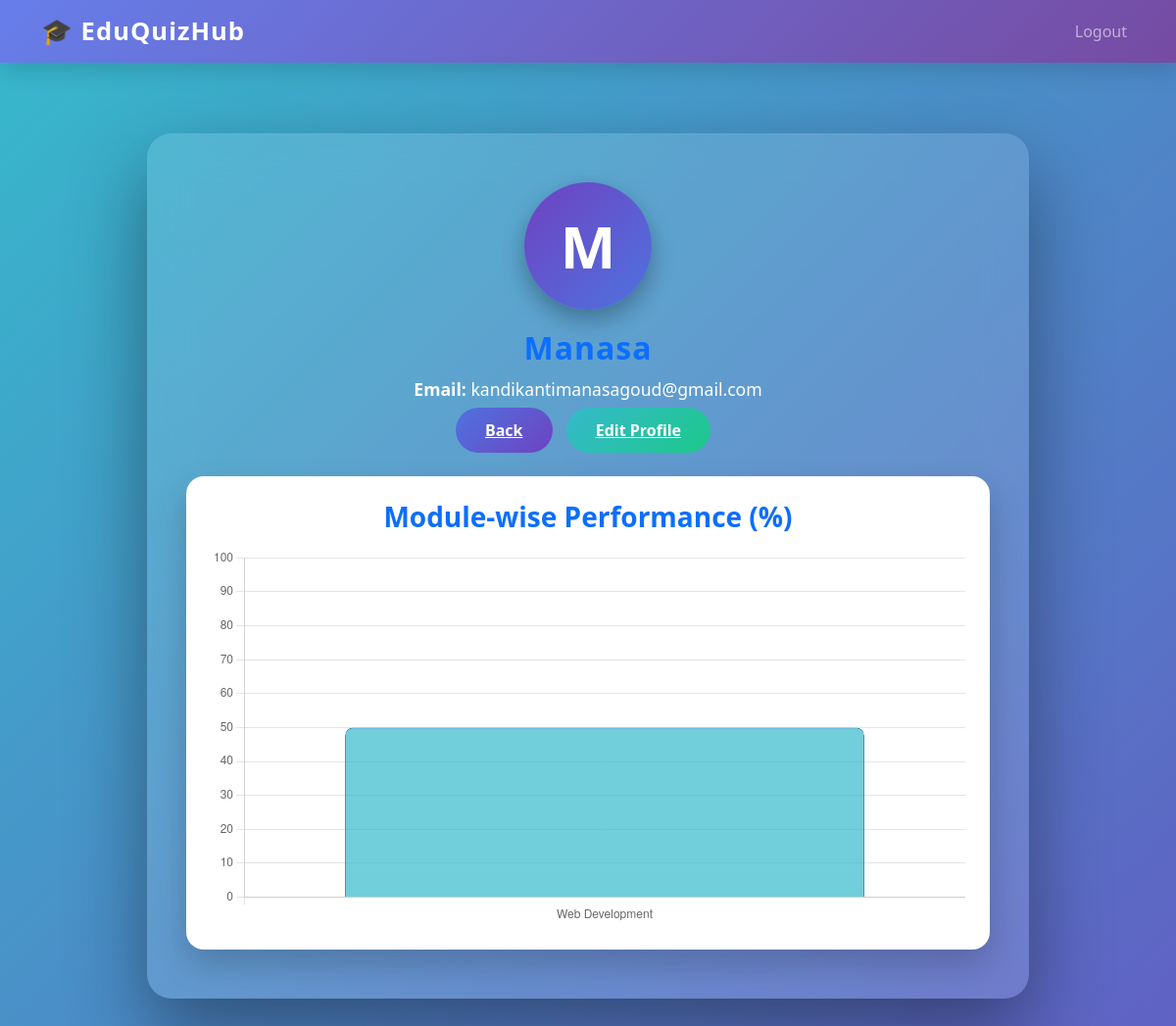
/student/profile (signed in), run on an earlier commit of the app's database.
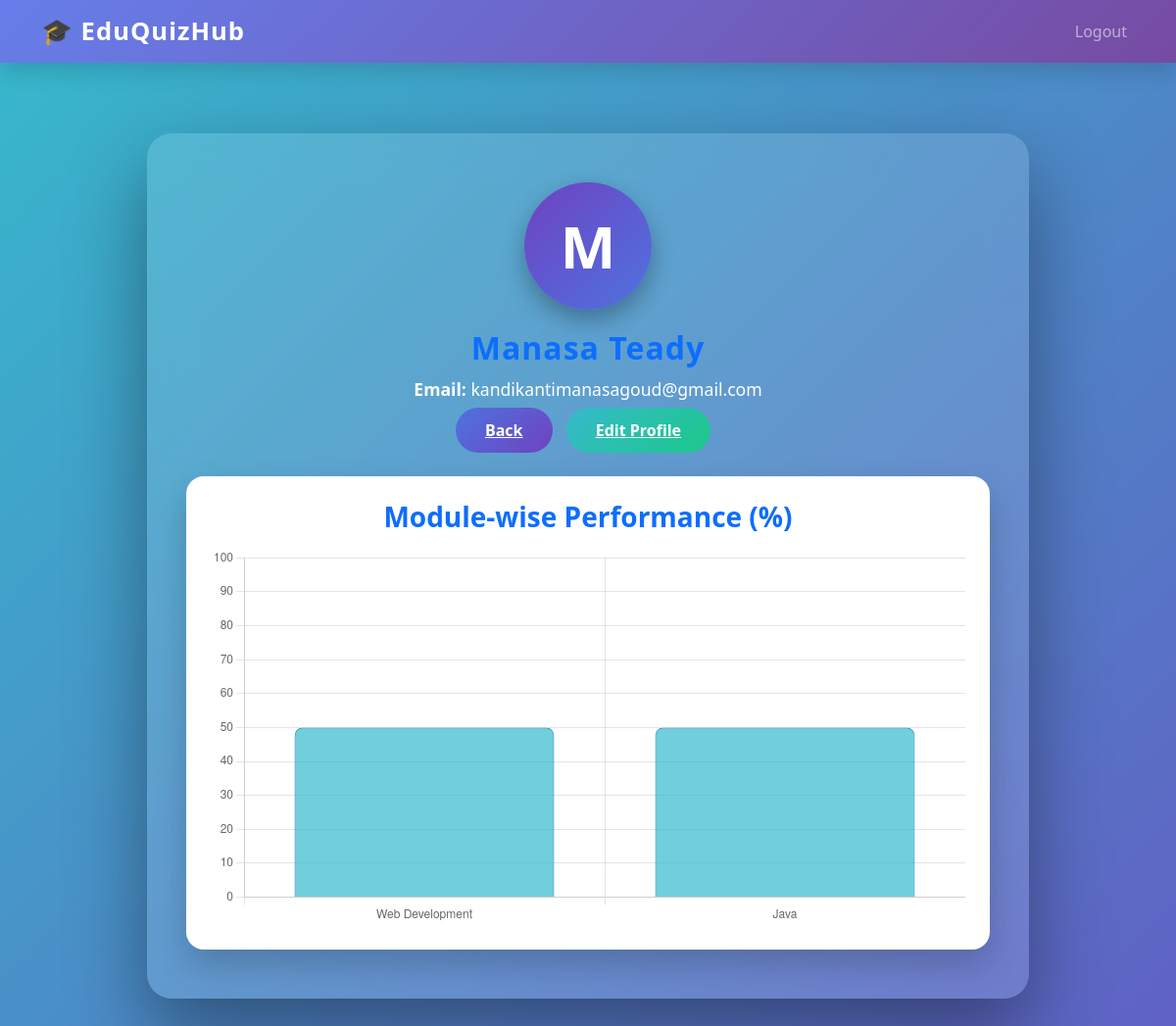
And on a later commit of the database.
### tables this page shows
CREATE TABLE users (
    id INTEGER PRIMARY KEY AUTOINCREMENT,
    name TEXT NOT NULL,
    email TEXT UNIQUE NOT NULL,
    password TEXT NOT NULL,
    role TEXT NOT NULL
);

### app.py (the view)
@app.route("/student/profile")
def student_profile():
    if session.get("role") != "student":
        return redirect(url_for("login"))
    user_id = session["user_id"]
    conn = get_db_connection()
    student = conn.execute("SELECT * FROM users WHERE id = ?", (user_id,)).fetchone()
    modules = conn.execute("SELECT * FROM modules").fetchall()
    module_labels = []
    module_scores = []
    for m in modules:
        attempts = conn.execute("""
            SELECT a.score, a.total_questions
            FROM attempts a
            JOIN quizzes q ON a.quiz_id = q.id
            WHERE a.student_id=? AND q.module_id=?
        """, (user_id, m['id'])).fetchall()
        total_score = sum([a['score'] for a in attempts])
        total_questions = sum([a['total_questions'] for a in attempts])
        percent = round((total_score / total_questions * 100), 2) if total_questions else 0
        module_labels.append(m['name'])
        module_scores.append(percent)
    conn.close()
    return render_template(
        "student_profile.html",
        student=student,
        module_labels=module_labels,
        module_scores=module_scores
    )

### app.py (called while the page is built)
def get_db_connection():
    conn = sqlite3.connect("database.db")
    conn.row_factory = sqlite3.Row
    return conn

### templates/student_profile.html (shortened to what this page needs)
{% extends "base.html" %}
{% block content %}
<div class="profile-wrapper">
    <div class="profile-avatar">
        {{ student.name[0] }}
    </div>
    <h2>{{ student.name }}</h2>
    <p><strong>Email:</strong> {{ student.email }}</p>
    <div>
        <a href="{{ url_for('student_dashboard') }}" class="btn-back">Back</a>
        <a href="{{ url_for('edit_profile') }}" class="btn-edit">Edit Profile</a>
    </div>
    <div class="chart-card">
        <h3>Module-wise Performance (%)</h3>
        <canvas id="performanceChart" width="600" height="300"></canvas>
    </div>
</div>
<script>
const modules = {{ module_labels|tojson }};
const scores = {{ module_scores|tojson }};
new Chart(document.getElementById('performanceChart'), {
    type: 'bar',
    data: {
        labels: modules,
        datasets: [{
            label: 'Score (%)',
            data: scores,
            backgroundColor: 'rgba(54, 185, 204, 0.7)',
            borderColor: 'rgba(36, 139, 203, 1)',
            borderWidth: 1,
            borderRadius: 8
        }]
    },
    options: {
        responsive: true,
        scales: { y: { beginAtZero: true, max: 100 } },
        plugins: {
            legend: { display: false }
        }
    }
});
</script>
{% endblock %}

What changed in the data, as far as the page shows it:
changed users "kandikantimanasagoud@gmail.com": name "Manasa" → "Manasa Teady"
Also different on the page:
chart data {{ module_labels|tojson }}: ["Web Development"] → ["Web Development", "Java"]
chart data {{ module_scores|tojson }}: [50.0] → [50.0, 50.0]
